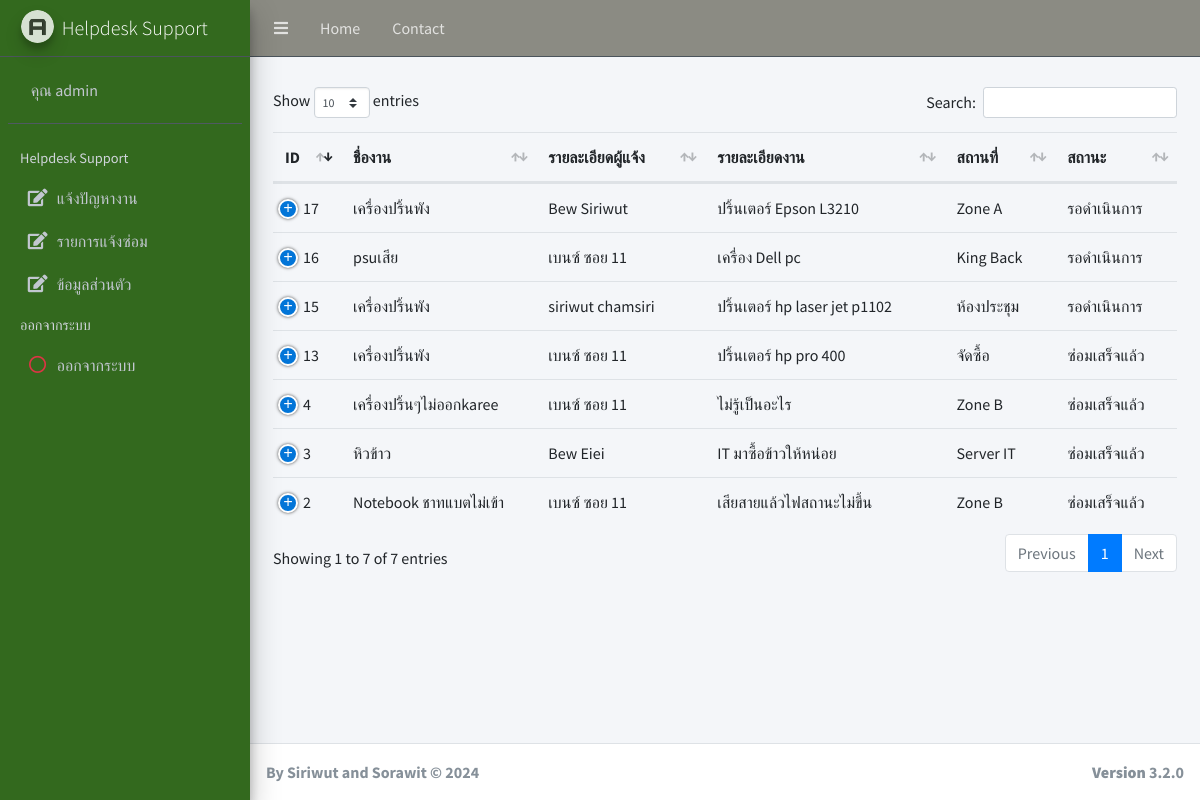
Screenshot of /employee/case_show.php (signed in) with the database file from the repository.
### tables this page shows
CREATE TABLE `tbl_case` (
  `case_id` int(11) NOT NULL COMMENT 'PK',
  `user_id` int(11) NOT NULL COMMENT 'tbl_login',
  `status_id` int(11) NOT NULL DEFAULT 1 COMMENT 'tbl_status',
  `tec_id` int(11) NOT NULL COMMENT 'ช่าง',
  `name_case` varchar(100) NOT NULL COMMENT 'แจ้งซ่อม',
  `detail_case` varchar(250) NOT NULL COMMENT 'รายละเอียด',
  `place_case` varchar(100) NOT NULL COMMENT 'สถานที่',
  `date_case` timestamp NULL DEFAULT current_timestamp() COMMENT 'วันที่แจ้งซ่อม',
  `date_assign` timestamp NULL DEFAULT NULL COMMENT 'วันที่ส่งมอบงาน',
  `date_sent` timestamp NULL DEFAULT NULL COMMENT 'วันที่รับงาน',
  `date_close` timestamp NULL DEFAULT NULL COMMENT 'วันที่ปิดงาน',
  `date_period` varchar(50) NOT NULL COMMENT 'ระยะเวลา',
  `img_case` text DEFAULT NULL COMMENT 'รูปเคสงาน'
);

CREATE TABLE `tbl_status` (
  `status_id` int(11) NOT NULL,
  `status_name` varchar(100) NOT NULL
);

### employee/case_list.php (the view, shortened to what this page needs)
<?php
  include("condb.php");
     $query_case = "SELECT c.*,u.u_name,u.u_lastname,s.status_name,u.u_tel,u.u_email
     FROM tbl_case as c
     INNER JOIN tbl_login as u ON c.user_id = u.user_id
     INNER JOIN tbl_status as s ON c.status_id = s.status_id
     order by case_id " or die ("Error:" . mysqli_error());
       $result = mysqli_query($con, $query_case);
  ?>
  <table id="example1" class="table table-hover text-nowrap">
    <thead>
      <tr role="row" class="info">
        <th  tabindex="0" rowspan="1" colspan="1" style="width: 5%;">ID</th>
        <th  tabindex="0" rowspan="1" colspan="1" style="width: 10%;">ชื่องาน</th>
        <th  tabindex="0" rowspan="1" colspan="1" style="width: 15%;">รายละเอียดผู้แจ้ง</th>
        <th  tabindex="0" rowspan="1" colspan="1" style="width: 20%;">รายละเอียดงาน</th>
        <th  tabindex="0" rowspan="1" colspan="1" style="width: 10%;">สถานที่</th>
        <th  tabindex="0" rowspan="1" colspan="1" style="width: 10%;">สถานะ</th>
      </tr>
    </thead>
    <tbody>
       <?php foreach ($result as $row) {  ?>
      <tr>
        <td>
         <?php echo $row['case_id'];; ?>
        </td>
         <td>
         <?php echo $row['name_case']; ?>
        </td>
         <td>
         <?php echo $row['u_name'].' '.$row['u_lastname'] ?>
        </td>
         <td>
         <?php echo $row['detail_case']; ?>
        </td>
          <td>
         <?php echo $row['place_case']; ?>
        </td>
        <td>
         <?php echo $row['status_name']; ?>
        </td>
         <?php   } ?>
      </tr>
    </tbody>
  </table>

### rows the page displays
tbl_case: case_id "2", name_case "Notebook ชาทแบตไม่เข้า", user.u_name "เบนซ์", user.u_lastname "ซอย 11", detail_case "เสียสายแล้วไฟสถานะไม่ขึ้น", place_case "Zone B", status.status_name "ซ่อมเสร็จแล้ว"
tbl_case: case_id "3", name_case "หิวข้าว", user.u_name "Bew", user.u_lastname "Eiei", detail_case "IT มาซื้อข้าวให้หน่อย", place_case "Server IT", status.status_name "ซ่อมเสร็จแล้ว"
tbl_case: case_id "4", name_case "เครื่องปริ้นๆไม่ออกkaree", user.u_name "เบนซ์", user.u_lastname "ซอย 11", detail_case "ไม่รู้เป็นอะไร", place_case "Zone B", status.status_name "ซ่อมเสร็จแล้ว"
tbl_case: case_id "13", name_case "เครื่องปริ้นพัง", user.u_name "เบนซ์", user.u_lastname "ซอย 11", detail_case "ปริ้นเตอร์ hp pro 400", place_case "จัดซื้อ", status.status_name "ซ่อมเสร็จแล้ว"
tbl_case: case_id "15", name_case "เครื่องปริ้นพัง", user.u_name "siriwut", user.u_lastname "chamsiri", detail_case "ปริ้นเตอร์ hp laser jet p1102", place_case "ห้องประชุม", status.status_name "รอดำเนินการ"
tbl_case: case_id "16", name_case "psuเสีย", user.u_name "เบนซ์", user.u_lastname "ซอย 11", detail_case "เครื่อง Dell pc", place_case "King Back", status.status_name "รอดำเนินการ"
tbl_case: case_id "17", name_case "เครื่องปริ้นพัง", user.u_name "Bew", user.u_lastname "Siriwut", detail_case "ปริ้นเตอร์ Epson L3210", place_case "Zone A", status.status_name "รอดำเนินการ"

### other values shown
$_SESSION["u_name"] "admin"
